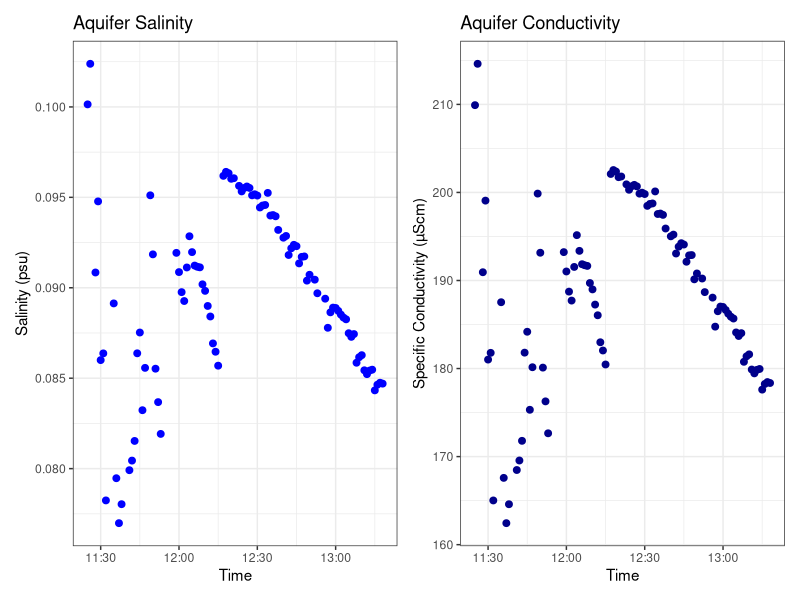
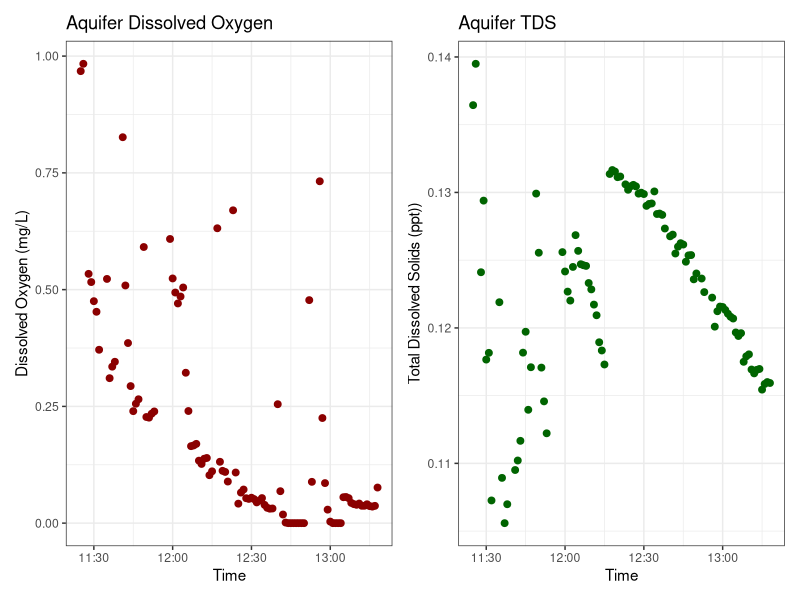
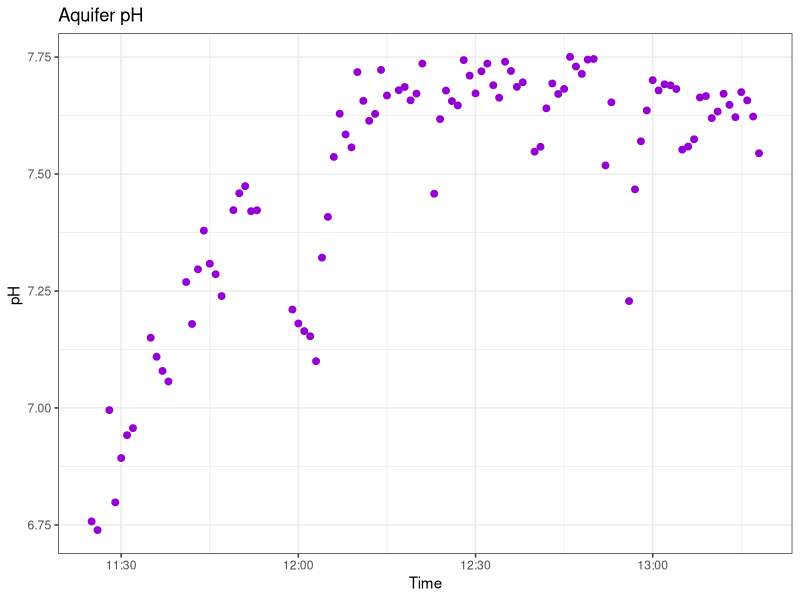

R code for these plots, in order:
## ---- chunk 1
knitr::opts_chunk$set(echo = TRUE)

library(ggplot2)
library(ggpubr)
library(dplyr)
library(plyr)
library(tidyverse)
library(tidyr)
library(lubridate)
library(knitr)
library(tibble)
library(patchwork)
## ---- chunk 2
cat("In Situ AQ600 was put in a bucket with the well outflow. 
    Data was recorded every minute for the duration of the test. 
    Missing points are from removing the AQ600 from the bucket to check transmission.")

well_dat <- read.csv("Raw Data/COMPASS_TEMPEST_WellTest_AQ600_Data.csv")
#head(well_dat)

#change column names in well_dat
colnames(well_dat) <- c("Date_Time","pH", "pH_mV" ,"ORP_mV", "DO_mgL", "DO_Sat", "DO_pp", "Actual_Conductivity_µScm" ,
                        "Specific_Conductivity_µScm", "Salinity_psu", "Resistivity_Ωcm", "Density_gcm", "TDS_ppt", 
                        "Temp_C", "Voltage_V", "Battery", "Baro_Press_mmHg", "Press_psi" ,"Depth_cm" ) 

#make date time actually a date and time with lubridate and remove extra data at the end 
well_dat$Date_Time <- mdy_hm(well_dat$Date_Time)

#remove data after aquatroll removed, remove salinity data lower than 0.001 and conductivity less than 1, 
#remove DO over 1 which was when AQ600 removed from water and any TDS lower than 0.1 also from AQ600 removal 
well_dat_filtered <- well_dat %>%
    filter(Date_Time < ymd_hms("2025-09-04 13:30:00")) %>%
    filter(Salinity_psu > 0.001) %>%
    filter(Specific_Conductivity_µScm > 1) %>%
    filter(DO_mgL < 1) %>%
    filter(TDS_ppt > 0.10) 

#create a table of average concentrations: 
summary_stats <- well_dat_filtered %>%
  summarise(
    Salinity_psu_mean = mean(Salinity_psu, na.rm = TRUE),
    Salinity_psu_sd = sd(Salinity_psu, na.rm = TRUE),
    Sp_Conductivity_µScm_mean = mean(Specific_Conductivity_µScm, na.rm = TRUE),
    Sp_Conductivity_µScm_sd = sd(Specific_Conductivity_µScm, na.rm = TRUE),
    DO_mgL_mean = mean(DO_mgL, na.rm = TRUE),
    DO_mgL_sd = sd(DO_mgL, na.rm = TRUE),
    TDS_ppt_mean = mean(TDS_ppt, na.rm = TRUE),
    TDS_ppt_sd = sd(TDS_ppt, na.rm = TRUE), 
    pH_mean = mean(pH, na.rm = TRUE), 
    pH_sd = sd(pH, na.rm = TRUE)
  ) %>%
  pivot_longer(
    everything(),
    names_to = c("Measurement", ".value"),
    names_sep = "_(?=[^_]+$)"  # Split at last underscore
  ) %>%
  mutate(mean = round(mean, 3), 
         sd = round(sd, 3)) 

kable(summary_stats)


#plot Salinity 
sal <- ggplot()+
  geom_point(data=well_dat_filtered, aes(x=Date_Time, y=Salinity_psu), size=2, color="blue")+ 
  theme_bw()+ labs(x="Time", y="Salinity (psu)", title="Aquifer Salinity") + theme(legend.title = element_blank())


#plot Conductivity 
cond <- ggplot()+
  geom_point(data=well_dat_filtered, aes(x=Date_Time, y=Specific_Conductivity_µScm), size=2, color="darkblue")+ 
  theme_bw()+ labs(x="Time", y="Specific Conductivity (µScm)", title="Aquifer Conductivity") + theme(legend.title = element_blank())

sal + cond

#plot DO
do <- ggplot()+
  geom_point(data=well_dat_filtered, aes(x=Date_Time, y=DO_mgL), size=2, color="darkred")+ 
  theme_bw()+ labs(x="Time", y="Dissolved Oxygen (mg/L)", title="Aquifer Dissolved Oxygen") + theme(legend.title = element_blank())


#plot TDS 
tds <- ggplot()+
  geom_point(data=well_dat_filtered, aes(x=Date_Time, y=TDS_ppt), size=2, color="darkgreen")+ 
  theme_bw()+ labs(x="Time", y="Total Dissolved Solids (ppt))", title="Aquifer TDS") + theme(legend.title = element_blank())

do + tds

#plot TDS 
pH <- ggplot()+
  geom_point(data=well_dat_filtered, aes(x=Date_Time, y=pH), size=2, color="darkviolet")+ 
  theme_bw()+ labs(x="Time", y="pH ", title="Aquifer pH") + theme(legend.title = element_blank())

pH
